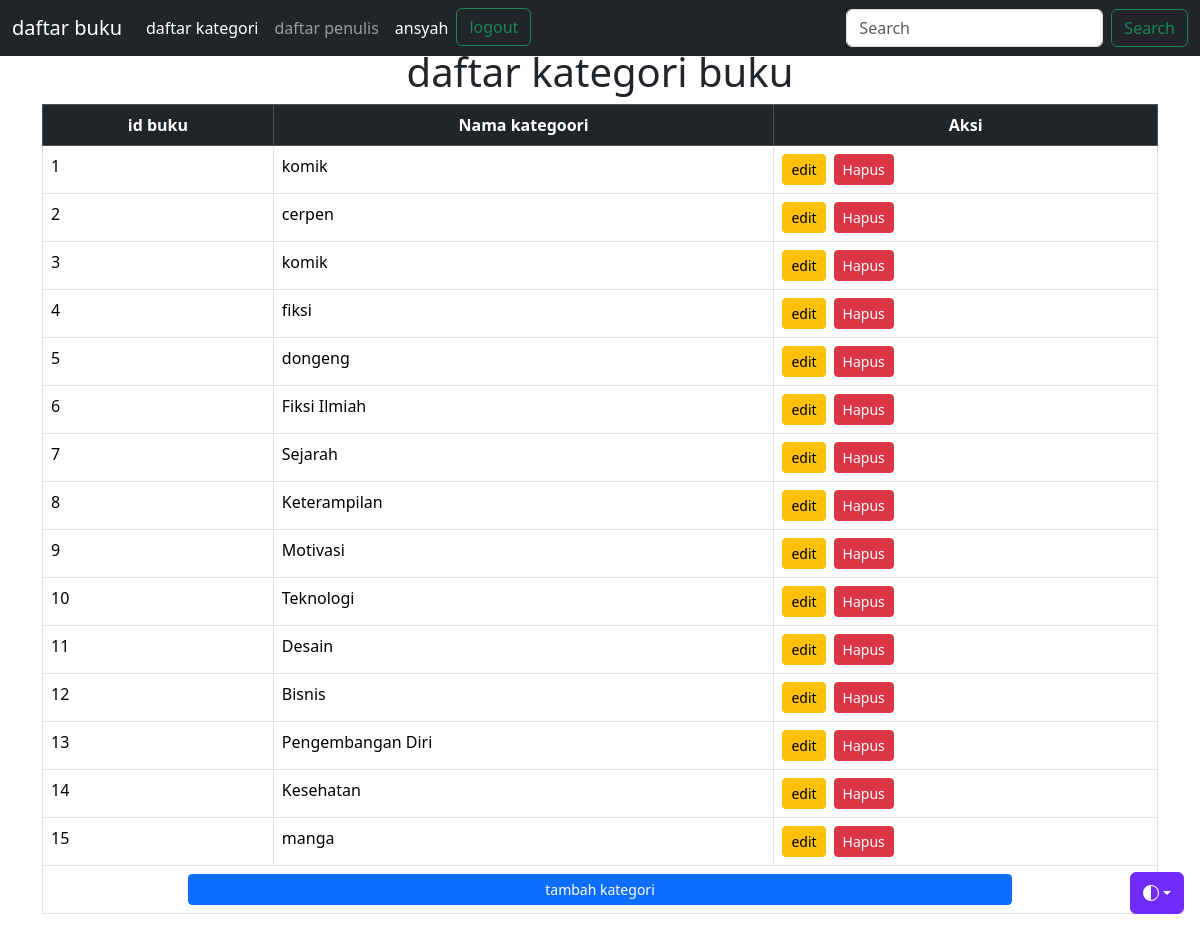
The page /kategori.php (signed in) on the database its author committed.
### tables this page shows
CREATE TABLE `kategori` (
  `id_kategori` int(11) NOT NULL,
  `nama_kategori` varchar(50) NOT NULL
);

### kategori.php (the view, shortened to what this page needs)
<?php
include('header.php');
include 'koneksi.php';
?>
<div class="container mt-5">
<h1 align="center"> daftar kategori buku</h1>
<table class="table table-bordered table-hover" margin="0">
    <thead class="table-dark">
      <tr align="center">
        <th>id buku</th>
        <th>Nama kategoori</th>
        <th>Aksi</th>
      </tr>
    </thead>
    <tbody>
      <?php
      $kategori = mysqli_query($koneksi,"select * from kategori");
      $nomor = 1;
      while($row=mysqli_fetch_array($kategori)){
      ?>
      <tr>
        <td><?php echo $nomor;?></td>
        <td><?php echo $row['nama_kategori'] ?></td>
        <td>
        <div class="d-flex gap-2">
            <a href="editkategori.php?id_kategori=<?php echo $row ['id_kategori'] ?>" class="btn btn-warning btn-sm"> edit
      </a>
          <a  href="hapuskategori.php?id_kategori=<?php echo $row ['id_kategori'] ?>"  class="btn btn-danger btn-sm" onclick="return confirm('Apakah Anda yakin ingin menghapus data ini?')">Hapus</a>
        </td>
      </tr>
      <tr>
      <?php
      $nomor++;
     } ?>
        <td colspan="3"  align="center">
            <a href="tambahkategori.php"> <button class="btn btn-primary btn-sm w-75"> tambah kategori</button>
      </tr>
</table>
</div>
<?php
include('footer.php');
?>

### rows shown on the page
kategori: nama_kategori "komik"
kategori: nama_kategori "cerpen"
kategori: nama_kategori "komik"
kategori: nama_kategori "fiksi"
kategori: nama_kategori "dongeng"
kategori: nama_kategori "Fiksi Ilmiah"
kategori: nama_kategori "Sejarah"
kategori: nama_kategori "Keterampilan"
kategori: nama_kategori "Motivasi"
kategori: nama_kategori "Teknologi"
kategori: nama_kategori "Desain"
kategori: nama_kategori "Bisnis"
kategori: nama_kategori "Pengembangan Diri"
kategori: nama_kategori "Kesehatan"
kategori: nama_kategori "manga"

### other values the page prints
$_SESSION['nama'] "ansyah"
